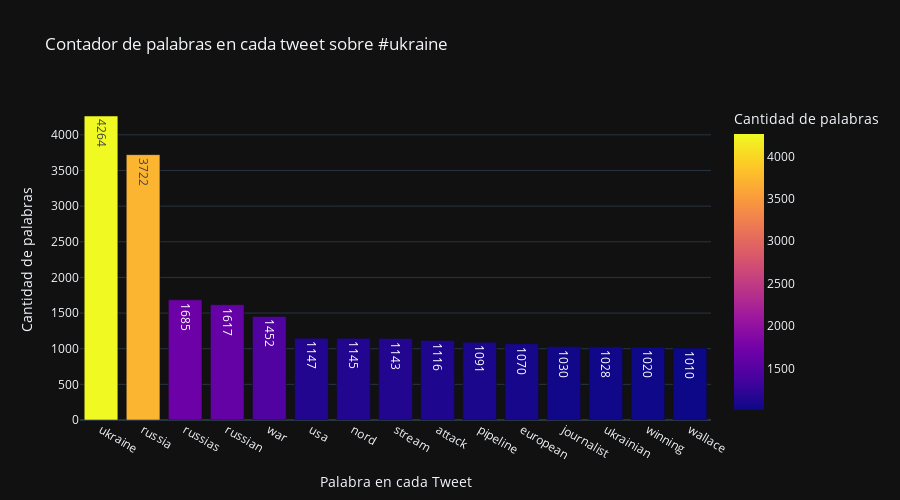

This figure's notebook cell:
### Code cell
# Dibujar un bar chart en plotly la frecuencia de las palabras
fig = px.bar(df_ucraine_tweets_filtrado_conteo_palabras_stopwords, x = 'Palabra', y = 'Frecuencia', color='Frecuencia',title='Contador de palabras en cada tweet sobre #ukraine',text_auto='.2d' ,labels={'Frecuencia':'Cantidad de palabras', 'Palabra': 'Palabra en cada Tweet'}, height=500)
fig.show()

### Figure 1 — Plotly figure (JSON) as saved in the notebook; plotly's stock layout.template omitted (floating-point values rounded to 4 significant figures)
{"data": [{"alignmentgroup": "True", "hovertemplate": "Palabra en cada Tweet=%{x}<br>Cantidad de palabras=%{marker.color}<extra></extra>", "legendgroup": "", "marker": {"color": [4264, 3722, 1685, 1617, 1452, 1147, 1145, 1143, 1116, 1091, 1070, 1030, 1028, 1020, 1010], "coloraxis": "coloraxis", "pattern": {"shape": ""}}, "name": "", "offsetgroup": "", "orientation": "v", "showlegend": false, "textposition": "auto", "texttemplate": "%{y:.2d}", "x": ["ukraine", "russia", "russias", "russian", "war", "usa", "nord", "stream", "attack", "pipeline", "european", "journalist", "ukrainian", "winning", "wallace"], "xaxis": "x", "y": [4264, 3722, 1685, 1617, 1452, 1147, 1145, 1143, 1116, 1091, 1070, 1030, 1028, 1020, 1010], "yaxis": "y", "type": "bar"}], "layout": {"xaxis": {"anchor": "y", "domain": [0.0, 1.0], "title": {"text": "Palabra en cada Tweet"}}, "yaxis": {"anchor": "x", "domain": [0.0, 1.0], "title": {"text": "Cantidad de palabras"}}, "coloraxis": {"colorbar": {"title": {"text": "Cantidad de palabras"}}, "colorscale": [[0.0, "#0d0887"], [0.1111, "#46039f"], [0.2222, "#7201a8"], [0.3333, "#9c179e"], [0.4444, "#bd3786"], [0.5556, "#d8576b"], [0.6667, "#ed7953"], [0.7778, "#fb9f3a"], [0.8889, "#fdca26"], [1.0, "#f0f921"]]}, "legend": {"tracegroupgap": 0}, "title": {"text": "Contador de palabras en cada tweet sobre #ukraine"}, "barmode": "relative", "height": 500}}
